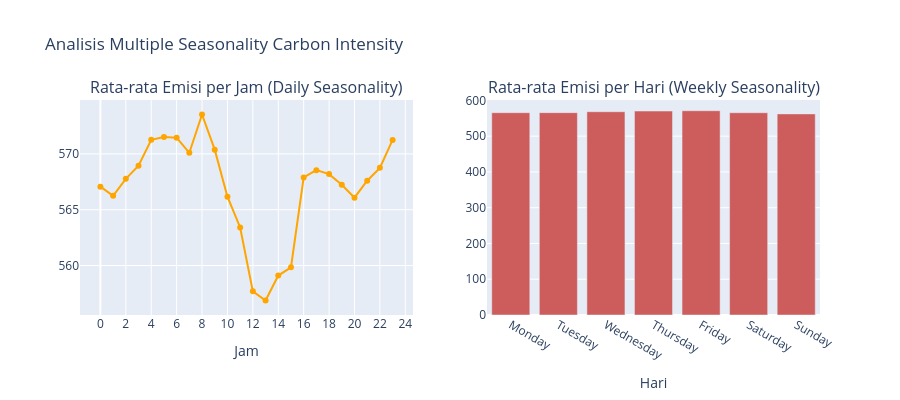

The code cell stored with this chart in its notebook:
### Code cell
df_time = df.copy()
df_time['Hour'] = df_time.index.hour
df_time['DayOfWeek'] = df_time.index.day_name()

# Sort days
days_order = ['Monday', 'Tuesday', 'Wednesday', 'Thursday', 'Friday', 'Saturday', 'Sunday']
df_time['DayOfWeek'] = pd.Categorical(df_time['DayOfWeek'], categories=days_order, ordered=True)

# Agregasi Harian (Jam 00 - 23)
hourly_avg = df_time.groupby('Hour')[col_ci].mean().reset_index()

# Agregasi Mingguan (Senin - Minggu)
weekly_avg = df_time.groupby('DayOfWeek')[col_ci].mean().reset_index()

# Visualisasi
fig_season = make_subplots(rows=1, cols=2, subplot_titles=("Rata-rata Emisi per Jam (Daily Seasonality)", "Rata-rata Emisi per Hari (Weekly Seasonality)"))

fig_season.add_trace(go.Scatter(x=hourly_avg['Hour'], y=hourly_avg[col_ci], mode='lines+markers', line=dict(color='orange')), row=1, col=1)
fig_season.add_trace(go.Bar(x=weekly_avg['DayOfWeek'], y=weekly_avg[col_ci], marker_color='indianred'), row=1, col=2)

fig_season.update_layout(height=400, title_text="Analisis Multiple Seasonality Carbon Intensity", showlegend=False)
fig_season.update_xaxes(title_text="Jam", tickmode='linear', dtick=2, row=1, col=1)
fig_season.update_xaxes(title_text="Hari", row=1, col=2)
fig_season.show()

### Figure 1 — Plotly figure (JSON) as saved in the notebook; plotly's stock layout.template omitted (floating-point values rounded to 4 significant figures)
{"data": [{"line": {"color": "orange"}, "mode": "lines+markers", "type": "scatter", "x": [0, 1, 2, 3, 4, 5, 6, 7, 8, 9, 10, 11, 12, 13, 14, 15, 16, 17, 18, 19, 20, 21, 22, 23], "xaxis": "x", "y": [567.1, 566.2, 567.8, 568.9, 571.3, 571.5, 571.5, 570.1, 573.5, 570.4, 566.2, 563.4, 557.7, 556.9, 559.1, 559.8, 567.9, 568.5, 568.2, 567.2, 566.1, 567.6, 568.7, 571.2], "yaxis": "y"}, {"marker": {"color": "indianred"}, "type": "bar", "x": ["Monday", "Tuesday", "Wednesday", "Thursday", "Friday", "Saturday", "Sunday"], "xaxis": "x2", "y": [565.6, 565.7, 568.3, 570.2, 571.1, 565.6, 562.3], "yaxis": "y2"}], "layout": {"annotations": [{"font": {"size": 16}, "showarrow": false, "text": "Rata-rata Emisi per Jam (Daily Seasonality)", "x": 0.225, "xanchor": "center", "xref": "paper", "y": 1, "yanchor": "bottom", "yref": "paper"}, {"font": {"size": 16}, "showarrow": false, "text": "Rata-rata Emisi per Hari (Weekly Seasonality)", "x": 0.775, "xanchor": "center", "xref": "paper", "y": 1, "yanchor": "bottom", "yref": "paper"}], "height": 400, "showlegend": false, "title": {"text": "Analisis Multiple Seasonality Carbon Intensity"}, "xaxis": {"anchor": "y", "domain": [0, 0.45], "dtick": 2, "tickmode": "linear", "title": {"text": "Jam"}}, "xaxis2": {"anchor": "y2", "domain": [0.55, 1], "title": {"text": "Hari"}}, "yaxis": {"anchor": "x", "domain": [0, 1]}, "yaxis2": {"anchor": "x2", "domain": [0, 1]}}}
